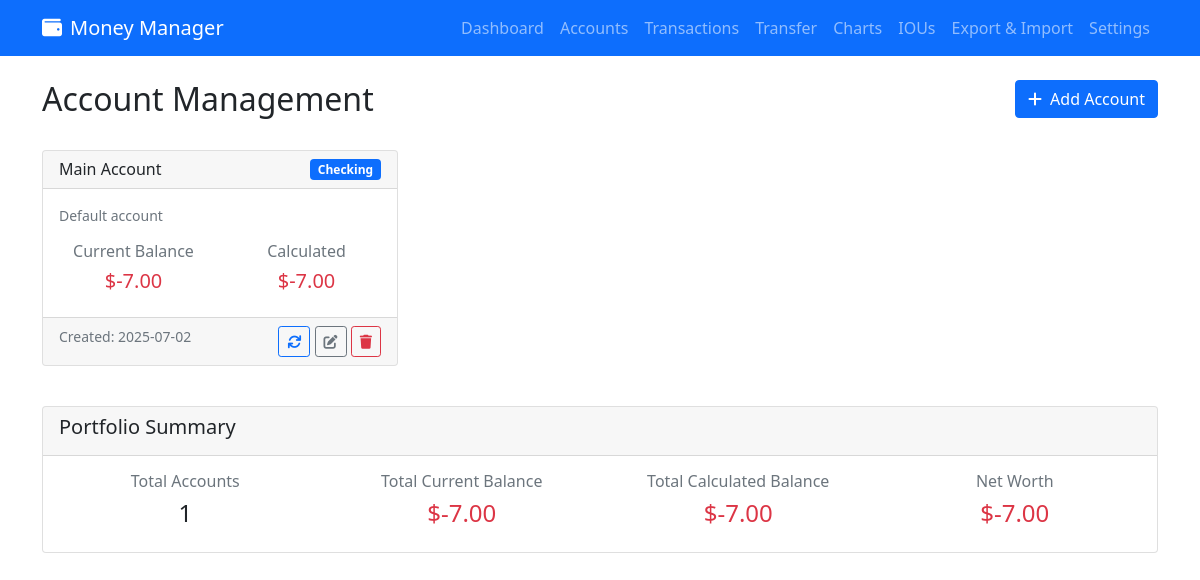
Screenshot of /accounts with the database file from the repository.
### tables this page shows
CREATE TABLE accounts (
                        id INTEGER PRIMARY KEY AUTOINCREMENT,
                        name TEXT NOT NULL UNIQUE,
                        type TEXT NOT NULL CHECK(type IN ('checking', 'savings', 'credit_card', 'investment', 'cash', 'other')),
                        description TEXT,
                        initial_balance DECIMAL(10, 2) DEFAULT 0.00,
                        current_balance DECIMAL(10, 2) DEFAULT 0.00,
                        is_active BOOLEAN DEFAULT 1,
                        created_date DATE DEFAULT CURRENT_DATE,
                        last_updated TIMESTAMP DEFAULT CURRENT_TIMESTAMP
                    );

### app.py (the view)
@app.route('/accounts')
def accounts():
    try:
        accounts = database.get_account_summary()
        account_types = ['checking', 'savings', 'credit_card', 'investment', 'cash', 'other']
        return render_template('accounts.html', accounts=accounts, account_types=account_types)
    except Exception as e:
        app.logger.error(f"Error loading accounts: {e}", exc_info=True)
        flash('Error loading accounts. Please try again.', 'error')
        return redirect(url_for('index'))

### app.py (called while the page is built)
@app.context_processor
def utility_processor():
    return dict(moment=datetime)

### database.py (called while the page is built)
def get_db_connection():
    conn = sqlite3.connect(DATABASE, timeout=30)  # Increased timeout
    conn.row_factory = sqlite3.Row
    conn.execute('PRAGMA busy_timeout = 10000')  # 10 second busy timeout
    conn.execute('PRAGMA journal_mode = WAL')     # Enable WAL mode for better concurrency
    return conn

def get_accounts(active_only: bool = True) -> List[Dict[str, Any]]:
    conn = get_db_connection()
    try:
        if active_only:
            accounts = conn.execute(
                'SELECT * FROM accounts WHERE is_active = 1 ORDER BY name'
            ).fetchall()
        else:
            accounts = conn.execute(
                'SELECT * FROM accounts ORDER BY name'
            ).fetchall()
        return [dict(account) for account in accounts]
    except sqlite3.Error as e:
        logger.error(f"Failed to retrieve accounts: {e}")
        return []
    finally:
        conn.close()

def calculate_account_balance(account_id: int) -> float:
    conn = get_db_connection()
    try:
        result = conn.execute('''
            SELECT
                COALESCE(SUM(CASE WHEN type = 'income' THEN amount ELSE 0 END), 0) -
                COALESCE(SUM(CASE WHEN type = 'expense' THEN amount ELSE 0 END), 0) as calculated_balance
            FROM transactions
            WHERE account_id = ?
        ''', (account_id,)).fetchone()
        initial_balance = conn.execute(
            'SELECT initial_balance FROM accounts WHERE id = ?', (account_id,)
        ).fetchone()
        calculated = float(result[0]) if result else 0.00
        initial = float(initial_balance[0]) if initial_balance else 0.00
        return calculated + initial
    except sqlite3.Error as e:
        logger.error(f"Failed to calculate account balance: {e}")
        return 0.00
    finally:
        conn.close()

### templates/accounts.html (shortened to what this page needs)
{% extends "base.html" %}
{% block content %}
<div class="row mb-4">
    <div class="col-md-8">
        <h2>Account Management</h2>
    </div>
    <div class="col-md-4 text-end">
        <button class="btn btn-primary" data-bs-toggle="modal" data-bs-target="#addAccountModal">
            <i class="fas fa-plus me-2"></i>Add Account
        </button>
    </div>
</div>
<div class="row mb-4">
    {% for account in accounts %}
    <div class="col-md-6 col-lg-4 mb-3">
        <div class="card h-100">
            <div class="card-header d-flex justify-content-between align-items-center">
                <h6 class="mb-0">{{ account.name }}</h6>
                <span class="badge bg-primary">{{ account.type.replace('_', ' ').title() }}</span>
            </div>
            <div class="card-body">
                {% if account.description %}
                <p class="card-text text-muted small">{{ account.description }}</p>
                {% endif %}
                <div class="row text-center">
                    <div class="col-6">
                        <h6 class="text-muted">Current Balance</h6>
                        <h5 class="text-{{ 'success' if account.current_balance >= 0 else 'danger' }}">
                            ${{ "%.2f"|format(account.current_balance) }}
                        </h5>
                    </div>
                    <div class="col-6">
                        <h6 class="text-muted">Calculated</h6>
                        <h5 class="text-{{ 'success' if account.calculated_balance >= 0 else 'danger' }}">
                            ${{ "%.2f"|format(account.calculated_balance) }}
                        </h5>
                    </div>
                </div>
            </div>
                <div class="card-footer">
                    <div class="d-flex justify-content-between">
                        <small class="text-muted">Created: {{ account.created_date }}</small>
                        <div>
                            <button class="btn btn-sm btn-outline-primary reconcile-btn"
                                    data-account-id="{{ account.id }}"
                                    data-account-name="{{ account.name }}"
                                    title="Reconcile Balance">
                                <i class="fas fa-sync"></i>
                            </button>
                            <button class="btn btn-sm btn-outline-secondary edit-btn"
                                    data-account-id="{{ account.id }}"
                                    title="Edit Account">
                                <i class="fas fa-edit"></i>
                            </button>
                            <button class="btn btn-sm btn-outline-danger delete-btn"
                                    data-account-id="{{ account.id }}"
                                    data-account-name="{{ account.name }}"
                                    title="Delete Account">
                                <i class="fas fa-trash"></i>
                            </button>
                        </div>
                    </div>
                </div>
        </div>
    </div>
    {% endfor %}
</div>
<div class="row">
    <div class="col-12">
        <div class="card">
            <div class="card-header">
                <h5>Portfolio Summary</h5>
            </div>
            <div class="card-body">
                <div class="row text-center">
                    <div class="col-md-3">
                        <h6 class="text-muted">Total Accounts</h6>
                        <h4>{{ accounts|length }}</h4>
                    </div>
                    <div class="col-md-3">
                        <h6 class="text-muted">Total Current Balance</h6>
                        <h4 class="text-{{ 'success' if (accounts|sum(attribute='current_balance')) >= 0 else 'danger' }}">
                            ${{ "%.2f"|format(accounts|sum(attribute='current_balance')) }}
                        </h4>
                    </div>
                    <div class="col-md-3">
                        <h6 class="text-muted">Total Calculated Balance</h6>
                        <h4 class="text-{{ 'success' if (accounts|sum(attribute='calculated_balance')) >= 0 else 'danger' }}">
                            ${{ "%.2f"|format(accounts|sum(attribute='calculated_balance')) }}
                        </h4>
                    </div>
                    <div class="col-md-3">
                        <h6 class="text-muted">Net Worth</h6>
                        <h4 class="text-{{ 'success' if (accounts|sum(attribute='calculated_balance')) >= 0 else 'danger' }}">
                            ${{ "%.2f"|format(accounts|sum(attribute='calculated_balance')) }}
                        </h4>
                    </div>
                </div>
            </div>
        </div>
    </div>
</div>
{% endblock %}

### rows the page displays
accounts: name "Main Account", type.replace "Checking", description "Default account", current_balance "-7.00", calculated_balance "-7.00", created_date "2025-07-02"

### other values shown
{{ accounts|length }} "1"
{{ "%.2f"|format(accounts|sum(attribute='current_balance')) }} "-7.00"
{{ "%.2f"|format(accounts|sum(attribute='calculated_balance')) }} "-7.00"
